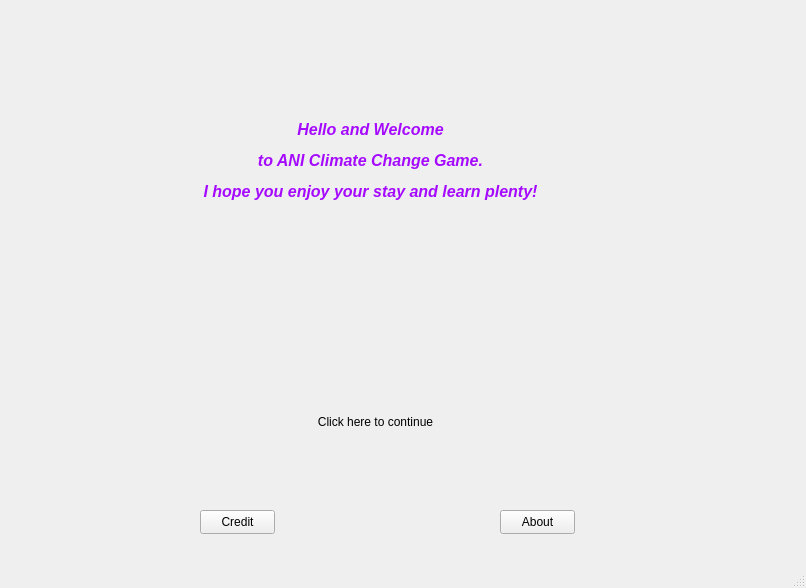
<?xml version="1.0" encoding="UTF-8"?>
<ui version="4.0">
 <class>MainWindow</class>
 <widget class="QMainWindow" name="MainWindow">
  <property name="geometry">
   <rect>
    <x>0</x>
    <y>0</y>
    <width>806</width>
    <height>588</height>
   </rect>
  </property>
  <property name="windowTitle">
   <string>MainWindow</string>
  </property>
  <widget class="QWidget" name="centralwidget">
   <widget class="QPushButton" name="pushButton">
    <property name="geometry">
     <rect>
      <x>500</x>
      <y>510</y>
      <width>75</width>
      <height>24</height>
     </rect>
    </property>
    <property name="minimumSize">
     <size>
      <width>71</width>
      <height>0</height>
     </size>
    </property>
    <property name="text">
     <string>About</string>
    </property>
   </widget>
   <widget class="QLabel" name="Image">
    <property name="geometry">
     <rect>
      <x>0</x>
      <y>0</y>
      <width>801</width>
      <height>551</height>
     </rect>
    </property>
    <property name="text">
     <string/>
    </property>
    <property name="pixmap">
     <pixmap>../../Pictures/download.png</pixmap>
    </property>
    <property name="scaledContents">
     <bool>true</bool>
    </property>
   </widget>
   <widget class="QLabel" name="label_2">
    <property name="geometry">
     <rect>
      <x>130</x>
      <y>40</y>
      <width>481</width>
      <height>241</height>
     </rect>
    </property>
    <property name="frameShape">
     <enum>QFrame::NoFrame</enum>
    </property>
    <property name="text">
     <string>&lt;html&gt;&lt;head/&gt;&lt;body&gt;&lt;p align=&quot;center&quot;&gt;&lt;span style=&quot; font-size:12pt; font-weight:700; font-style:italic; color:#a50aff;&quot;&gt;Hello and Welcome&lt;/span&gt;&lt;/p&gt;&lt;p align=&quot;center&quot;&gt;&lt;span style=&quot; font-size:12pt; font-weight:700; font-style:italic; color:#a50aff;&quot;&gt;to ANI Climate Change Game.&lt;/span&gt;&lt;/p&gt;&lt;p align=&quot;center&quot;&gt;&lt;span style=&quot; font-size:12pt; font-weight:700; font-style:italic; color:#a50aff;&quot;&gt;I hope you enjoy your stay and learn plenty!&lt;/span&gt;&lt;/p&gt;&lt;/body&gt;&lt;/html&gt;</string>
    </property>
    <property name="textFormat">
     <enum>Qt::RichText</enum>
    </property>
   </widget>
   <widget class="QPushButton" name="pushButton_2">
    <property name="geometry">
     <rect>
      <x>260</x>
      <y>410</y>
      <width>231</width>
      <height>24</height>
     </rect>
    </property>
    <property name="text">
     <string>Click here to continue</string>
    </property>
    <property name="flat">
     <bool>true</bool>
    </property>
   </widget>
   <widget class="QPushButton" name="credit_Button">
    <property name="geometry">
     <rect>
      <x>200</x>
      <y>510</y>
      <width>75</width>
      <height>24</height>
     </rect>
    </property>
    <property name="text">
     <string>Credit</string>
    </property>
   </widget>
   <zorder>Image</zorder>
   <zorder>pushButton</zorder>
   <zorder>label_2</zorder>
   <zorder>pushButton_2</zorder>
   <zorder>credit_Button</zorder>
  </widget>
  <widget class="QMenuBar" name="menubar">
   <property name="geometry">
    <rect>
     <x>0</x>
     <y>0</y>
     <width>806</width>
     <height>22</height>
    </rect>
   </property>
  </widget>
  <widget class="QStatusBar" name="statusbar"/>
 </widget>
 <resources/>
 <connections/>
</ui>
